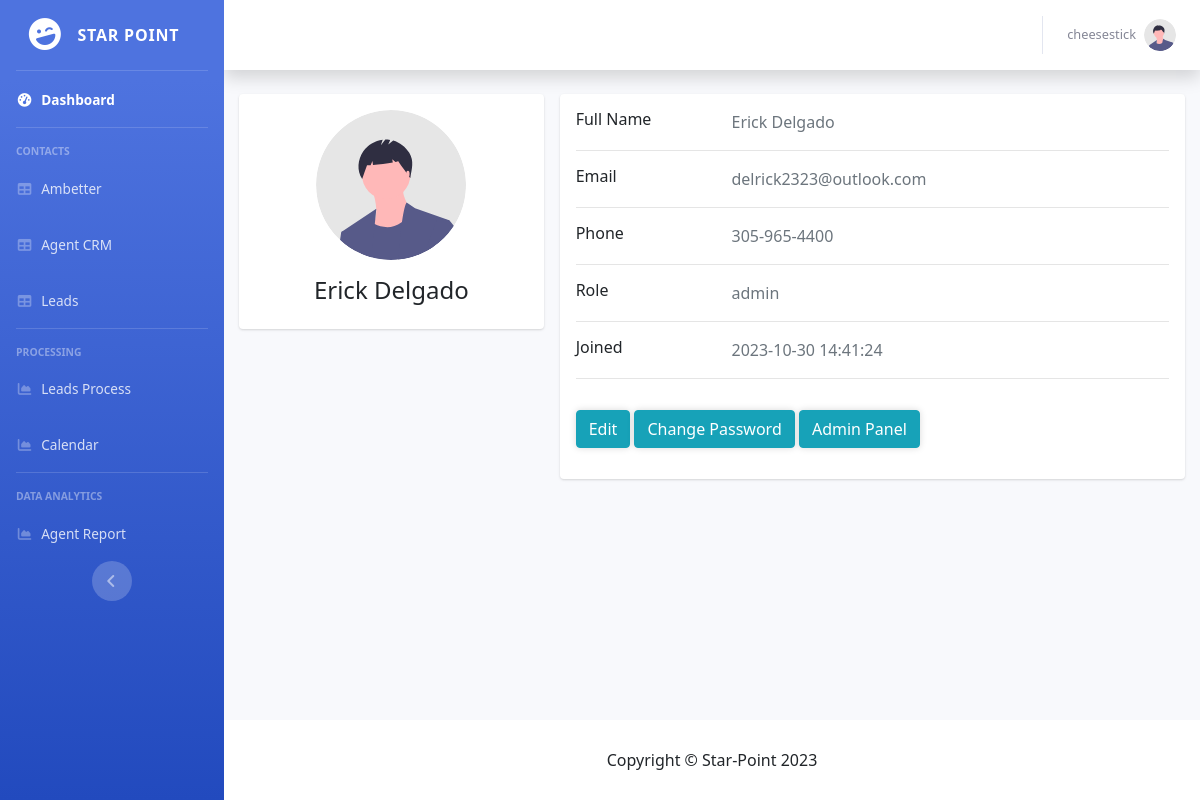
The app's page /view/crm/profile.php (signed in) with its own data.
### tables this page shows
CREATE TABLE `Employee` (
  `id` int NOT NULL,
  `username` varchar(50) NOT NULL,
  `first_name` varchar(50) NOT NULL,
  `last_name` varchar(50) NOT NULL,
  `email` varchar(255) NOT NULL,
  `password` varchar(255) NOT NULL,
  `activation_code` varchar(50) NOT NULL DEFAULT '',
  `rememberme` varchar(255) NOT NULL DEFAULT '',
  `phone` varchar(20) NOT NULL DEFAULT '',
  `created` datetime NOT NULL DEFAULT CURRENT_TIMESTAMP,
  `registered` datetime NOT NULL,
  `role` varchar(25) NOT NULL DEFAULT 'guest',
  `last_seen` datetime DEFAULT NULL,
  `forgot_password_token` varchar(255) DEFAULT NULL
);

### php/config.php (called while the page is built, shortened)
<?php
$Employee = 'Employee';

### View/CRM/profile.php (the view, shortened to what this page needs)
<?php
include("../../php/functions.php");
$pdo = pdo_connect_mysql();
$userId = $_SESSION['id'];
$stmt = $pdo->prepare('SELECT * FROM ' . $Employee . ' WHERE id = ?');
$stmt->execute([ $userId ]);
$contact = $stmt->fetch(PDO::FETCH_ASSOC);
?>
<?CRM_header("Profile")?>
<link href="https://cdn.jsdelivr.net/npm/bootstrap@4.4.1/dist/css/bootstrap.min.css" rel="stylesheet">
</head>
<body>
    <div id="content-wrapper" class="d-flex flex-column">
        <div id="content">
            <?= CRM_topbar($_SESSION) ?>
            <div class="container">
                <div class="main-body">
                    <?php if (!isset($_GET['action'])): ?>
                        <div class="row gutters-sm">
                            <div class="col-md-4 mb-3">
                                <div class="card">
                                    <div class="card-body">
                                        <div class="d-flex flex-column align-items-center text-center">
                                            <img src="../../img/undraw_profile.svg" alt="Photo" class="rounded-circle" width="150">
                                            <div class="mt-3">
                                                <h4><?=$contact['first_name']?> <?=$contact['last_name']?></h4>
                                            </div>
                                        </div>
                                    </div>
                                </div>
                            </div>
                            <div class="col-md-8">
                                <div class="card mb-3">
                                    <div class="card-body">
                                        <div class="row">
                                            <div class="col-sm-3">
                                                <h6 class="mb-0">Full Name</h6>
                                            </div>
                                            <div class="col-sm-9 text-secondary">
                                                <?=$contact['first_name']?> <?=$contact['last_name']?>
                                            </div>
                                        </div>
                                        <hr>
                                        <div class="row">
                                            <div class="col-sm-3">
                                                <h6 class="mb-0">Email</h6>
                                            </div>
                                            <div class="col-sm-9 text-secondary">
                                                <?=$contact['email']?>
                                            </div>
                                        </div>
                                        <hr>
                                        <div class="row">
                                            <div class="col-sm-3">
                                                <h6 class="mb-0">Phone</h6>
                                            </div>
                                            <div class="col-sm-9 text-secondary">
                                                <?php
                                                    if (empty($contact['phone'])) {
                                                        echo "Unknown";
                                                    } else {
                                                        echo htmlspecialchars(formatPhoneNumber($contact['phone']));
                                                    }
                                                ?>
                                            </div>
                                        </div>
                                        <hr>
                                        <div class="row">
                                            <div class="col-sm-3">
                                                <h6 class="mb-0">Role</h6>
                                            </div>
                                            <div class="col-sm-9 text-secondary">
                                                <?=$contact['role']?>
                                            </div>
                                        </div>
                                        <hr>
                                        <div class="row">
                                            <div class="col-sm-3">
                                                <h6 class="mb-0">Joined</h6>
                                            </div>
                                            <div class="col-sm-9 text-secondary">
                                                <?=$contact['registered']?>
                                            </div>
                                        </div>
                                        <hr>
                                        <div class="row">
                                            <div class="col-sm-12">
                                                <a class="btn btn-info" href="profile.php?action=edit">Edit</a>
                                                <a class="btn btn-info" href="profile.php?action=change_password">Change Password</a>
                                                <?php if ($contact['role'] == 'admin'): ?>
                                                    <a class="btn btn-info" target="_blank" href="admin.php">Admin Panel</a>
                                                <?php endif; ?>
                                            </div>
                                        </div>
                                    </div>
                                </div>
                            </div>
                        </div>
                    <?php endif; ?>
                </div>
            </div>
        </div>
        <?= CRM_footer() ?>
    </div>
</body>
</html>

### php/functions.php (shortened to what this page needs)
<?php
include 'config.php';
function formatPhoneNumber($phoneNumber) {
    $cleaned = preg_replace('/[^0-9]/', '', $phoneNumber);
    if(strlen($cleaned) == 10) {
        return preg_replace('/(\d{3})(\d{3})(\d{4})/', '$1-$2-$3', $cleaned);
    } elseif (strlen($cleaned) == 11) {
        return '+' . substr($cleaned, 0, 1) . ' ' . preg_replace('/(\d{3})(\d{3})(\d{4})/', '$1-$2-$3', substr($cleaned, 1));
    } else {
        return $phoneNumber;
    }
}
function CRM_header($title) {
    echo <<<EOT
<!DOCTYPE html>
<html lang="en">
<head>
    <title>$title</title>
    <link href="../../vendor/fontawesome-free/css/all.min.css" rel="stylesheet" type="text/css">
    <link href="../../css/CRM/sb-admin-2.min.css" rel="stylesheet">
    <link href="../../vendor/datatables/dataTables.bootstrap4.min.css" rel="stylesheet">
    <link href="../../css/CRM/style.css" rel="stylesheet">
</head>
<body id="page-top">
    <div id="wrapper">
        <ul class="navbar-nav bg-gradient-primary sidebar sidebar-dark accordion" id="accordionSidebar">
            <a class="sidebar-brand d-flex align-items-center justify-content-center" href="index.php">
                <div class="sidebar-brand-icon rotate-n-15">
                    <i class="fas fa-laugh-wink"></i>
                </div>
                <div class="sidebar-brand-text mx-3">Star Point</div>
            </a>
            <hr class="sidebar-divider my-0">
            <li class="nav-item active">
                <a class="nav-link" href="index.php">
                    <i class="fas fa-fw fa-tachometer-alt"></i>
                    <span>Dashboard</span></a>
            </li>
            <hr class="sidebar-divider">
            <div class="sidebar-heading">
                Contacts
            </div>
            <li class="nav-item">
                <a class="nav-link" href="ambetter.php">
                    <i class="fas fa-fw fa-table"></i>
                    <span>Ambetter</span></a>
            </li>
            <li class="nav-item">
                <a class="nav-link" href="agentcrm.php">
                    <i class="fas fa-fw fa-table"></i>
                    <span>Agent CRM</span></a>
            </li>
            <li class="nav-item">
                <a class="nav-link" href="leads.php">
                    <i class="fas fa-fw fa-table"></i>
                    <span>Leads</span></a>
            </li>
            <hr class="sidebar-divider d-none d-md-block">
            <div class="sidebar-heading">
                Processing
            </div>
            <li class="nav-item">
                <a class="nav-link" href="lead_process.php">
                    <i class="fas fa-fw fa-chart-area"></i>
                    <span>Leads Process</span></a>
            </li>
            <li class="nav-item">
                <a class="nav-link" href="calendar.php">
                    <i class="fas fa-fw fa-chart-area"></i>
                    <span>Calendar</span></a>
            </li>
            <hr class="sidebar-divider d-none d-md-block">
            <div class="sidebar-heading">
                Data Analytics
            </div>
            <li class="nav-item">
                <a class="nav-link" href="ambetter-report.php">
                    <i class="fas fa-fw fa-chart-area"></i>
                    <span>Agent Report</span></a>
            </li>
            <div class="text-center d-none d-md-inline">
                <button class="rounded-circle border-0" id="sidebarToggle"></button>
            </div>
        </ul>
EOT;
}
function CRM_topbar($session_data) {
    $name = htmlspecialchars((string)$session_data["name"]);
    echo <<<EOT
        <nav class="navbar navbar-expand navbar-light bg-white topbar mb-4 static-top shadow">
        <!-- Topbar Search
        <form class="d-none d-sm-inline-block form-inline mr-auto ml-md-3 my-2 my-md-0 mw-100 navbar-search">
            <div class="input-group">
                <input type="text" class="form-control bg-light border-0 small" placeholder="Search for..." aria-label="Search" aria-describedby="basic-addon2" data-ddg-inputtype="unknown">
                <div class="input-group-append">
                    <button class="btn btn-primary" type="button">
                        <i class="fas fa-search fa-sm"></i>
                    </button>
                </div>
            </div>
        </form>
        -->
        <ul class="navbar-nav ml-auto">
            <div class="topbar-divider d-none d-sm-block"></div>
            <li class="nav-item dropdown no-arrow">
                <a class="nav-link dropdown-toggle" href="#" id="userDropdown" role="button" data-toggle="dropdown" aria-haspopup="true" aria-expanded="false">
                    <span class="mr-2 d-none d-lg-inline text-gray-600 small">
                        $name
                    </span>
                    <img class="img-profile rounded-circle" src="../../img/undraw_profile.svg">
                </a>
                <div class="dropdown-menu dropdown-menu-right shadow animated--grow-in" aria-labelledby="userDropdown">
                    <a class="dropdown-item" href="profile.php">
                        <i class="fas fa-user fa-sm fa-fw mr-2 text-gray-400"></i>
                        Profile
                    </a>
                    <div class="dropdown-divider"></div>
                    <a class="dropdown-item" href="#" data-toggle="modal" data-target="#logoutModal">
                        <i class="fas fa-sign-out-alt fa-sm fa-fw mr-2 text-gray-400"></i>
                        Logout
                    </a>
                </div>
            </li>
        </ul>
        </nav>
    EOT;
}
function CRM_footer() {
echo <<<EOT
        <footer class="sticky-footer bg-white">
            <div class="container my-auto">
                <div class="copyright text-center my-auto">
                    <span>Copyright &copy; Star-Point 2023</span>
                </div>
            </div>
        </footer>
EOT;
}

### css/CRM/style.css (style rules this page uses)
* { box-sizing: border-box; font-family: system-ui, "Segoe UI", Roboto, Helvetica, Arial, sans-serif, "Apple Color Emoji", "Segoe UI Emoji", "Segoe UI Symbol"; font-size: 16px; }
body { background-color: #FFFFFF; margin: 0; }
.btn { display: inline-block; -webkit-appearance: none; -moz-appearance: none; appearance: none; border: none; text-decoration: none; background-color: #3d82d1; box-shadow: 0 0 7px 0 rgba(0, 0, 0, 0.15); font-weight: 500; border-radius: 4px; font-size: 14px; color: #FFFFFF; padding: 10px 15px; margin: 15px 0; cursor: pointer; transition: background-color 0.15s ease; }

### View/CRM/profile.php (style rules this page uses)
.card { box-shadow: 0 1px 3px 0 rgba(0,0,0,.1), 0 1px 2px 0 rgba(0,0,0,.06); }
.card { position: relative; display: flex; flex-direction: column; min-width: 0; word-wrap: break-word; background-color: #fff; background-clip: border-box; border: 0 solid rgba(0,0,0,.125); border-radius: .25rem; }
.card-body { flex: 1 1 auto; min-height: 1px; padding: 1rem; }
.gutters-sm { margin-right: -8px; margin-left: -8px; }
.gutters-sm>.col, .gutters-sm>[class*=col-] { padding-right: 8px; padding-left: 8px; }
.mb-3, .my-3 { margin-bottom: 1rem!important; }

### records on screen
employee: username "cheesestick", first_name "Erick", last_name "Delgado", email "delrick2323@outlook.com", phone "305-965-4400", role "admin", registered "2023-10-30 14:41:24"
